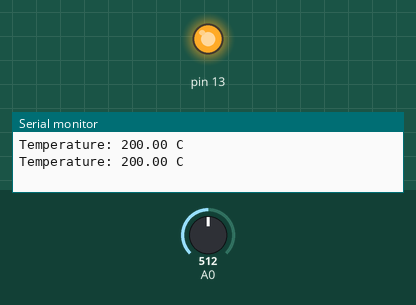
Bench run of a sketch on a simulated Arduino Uno, built with avr-gcc and run on an emulated ATmega328P. On the bench: output pins drawn as LEDs (lit = HIGH), the last lines printed to the serial monitor. The inputs (shaded band) are chosen by the test bench; at power-on: A0 = 512.

Above: at 1.7 s.
1.8 s: A0 set to 177
3.3 s: A0 set to 155
At 4.6 s:
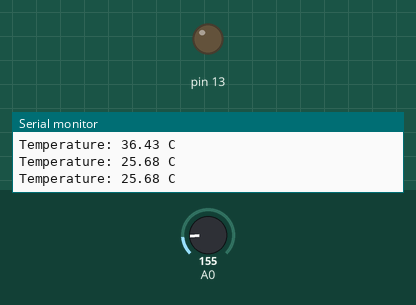
5.1 s: A0 set to 306
At 6.1 s:
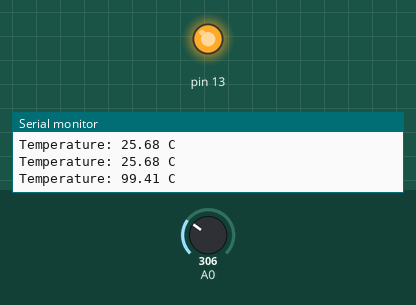
6.9 s: A0 set to 122
At 7.5 s:
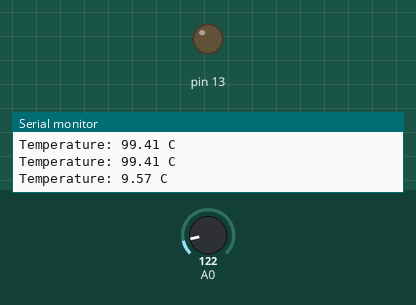
Timing chart, 0 to 9.7 s (numbered marks = the images above; inputs shaded):
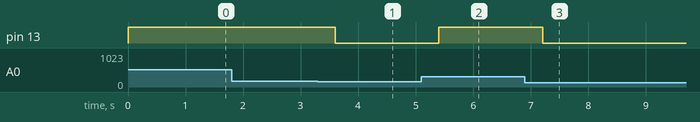

Measured:
- the behaviour switches between 164 and 163 on A0 (found by bisection; images 0 and 1)
- after the input at 3.3 s, pin 13: HIGH → LOW after 0.30 s
- after the input at 5.1 s, pin 13: LOW → HIGH after 0.31 s
- after the input at 6.9 s, pin 13: HIGH → LOW after 0.31 s

The sketch:

temperature_monitor.ino
```cpp
void setup() {
  pinMode(13, OUTPUT);
  Serial.begin(9600);
}

void loop() {
  int reading = analogRead(A0);
  float voltage = reading * 5.0 / 1024.0;
  float temperature = (voltage - 0.5) * 100;

  Serial.print("Temperature: ");
  Serial.print(temperature);
  Serial.println(" C");

  if (temperature > 30) {
    digitalWrite(13, HIGH);
  } else {
    digitalWrite(13, LOW);
  }

  delay(900);
}
```
